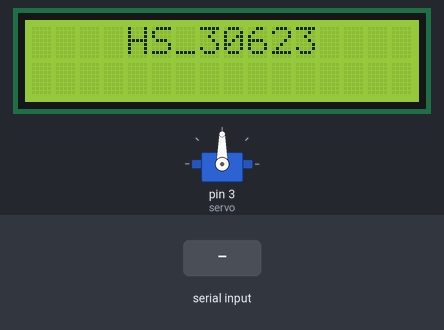
The sketch below on a simulated Arduino Uno, built with avr-gcc and run on an emulated ATmega328P. Shown: servo, 16×2 character LCD. The inputs (shaded band) are chosen by the test bench. What the sketch prints to the serial monitor is not drawn.

Above: at 3.2 s.
3.3 s: "30,150\n" received over Serial
At 4.6 s:
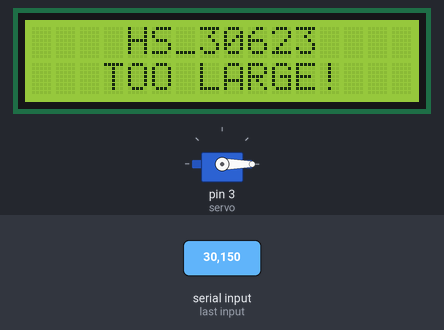
6.3 s: "5\n" received over Serial
At 7.7 s:
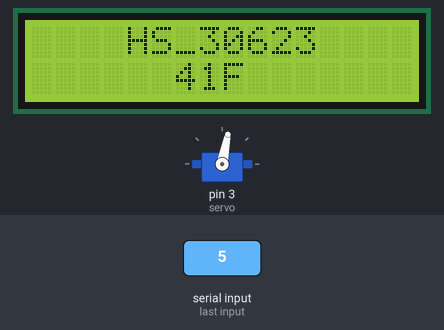
9.3 s: "90,45\n" received over Serial
At 12.1 s:
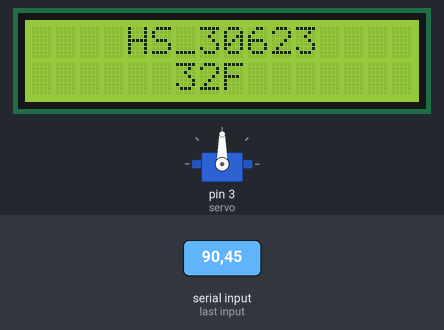
12.3 s: "90\n" received over Serial
At 13.9 s:
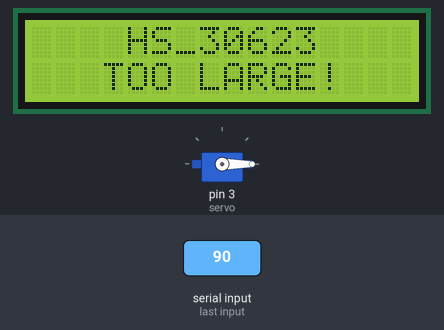
Timing chart, 0 to 15.7 s (numbered marks = the images above; inputs shaded):
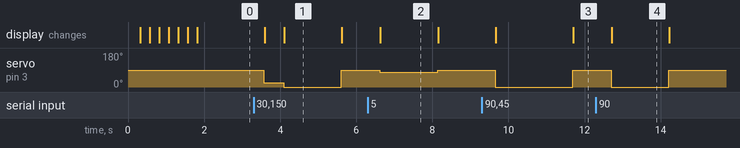

The sketch:

lcd_thermometer.ino
```cpp
#include <LiquidCrystal_I2C.h>
#include <Servo.h>
#include <Wire.h>

LiquidCrystal_I2C lcd(0x27, 16, 2);
Servo servo;

void setup()
{
    pinMode(3, OUTPUT);
    servo.attach(3);
    Serial.begin(230400);
    lcd.init();
    lcd.backlight();

    // HS
    String str = "HS_30623";
    lcd.setCursor((16 - str.length()) / 2, 0);
    for (int i = 0; i < str.length(); i++, delay(250))
        lcd.print(str[i]);
}

void loop()
{
    if (Serial.available())
    {
        int t = Serial.parseInt(), d, l;
        char outputs[16] = {};
        if (t < -40)
        {
            String s = "TOO SMALL!";
            l = s.length(), d = 180;
            for (int i = 0; i < l; i++)
                outputs[i] = s[i];
        }
        else if (t > 40)
        {
            String s = "TOO LARGE!";
            l = s.length(), d = 0;
            for (int i = 0; i < l; i++)
                outputs[i] = s[i];
        }
        else
        {
            d = map(t, -40, 40, 180, 0), t = round(t * 9.0 / 5) + 32;
            l = 2 + (t > 9 || t < 0) + (t > 99 || t < -9);
            itoa(t, outputs, 10);
            outputs[l - 1] = 'F';
        }
        int start = (16 - l) / 2;
        servo.write(d);
        lcd.setCursor(0, 1);
        int i;
        for (i = 0; i < start; i++)
            lcd.print(' ');
        for (i = 0; i < l; i++)
        {
            Serial.print(outputs[i]);
            lcd.print(outputs[i]);
        }
        Serial.println("");
        for (i = start + l; i < 16; i++)
            lcd.print(' ');
    }
    delay(500);
}
```

Measured:
- after the input at 3.3 s, servo on pin 3 (servo): 90° → 23° after 0.27 s, → 0° 0.52 s later, → 90° 1.5 s later; the display: first changes after 0.29 s (image 1 shows a later state)
- after the input at 6.3 s, servo on pin 3 (servo): 90° → 79° after 0.32 s, → 90° 1.5 s later; the display: changes after 0.34 s (image 2)
- after the input at 9.3 s, servo on pin 3 (servo): 90° → 0° after 0.35 s, → 90° 2.0 s later; the display: first changes after 0.37 s (image 3 shows a later state)
- after the input at 12.3 s, servo on pin 3 (servo): 90° → 0° after 0.40 s, → 90° 1.5 s later; the display: changes after 0.41 s (image 4)
- what the display in image 1 shows lasts 1.5 s, from 4.1 s to 5.6 s
